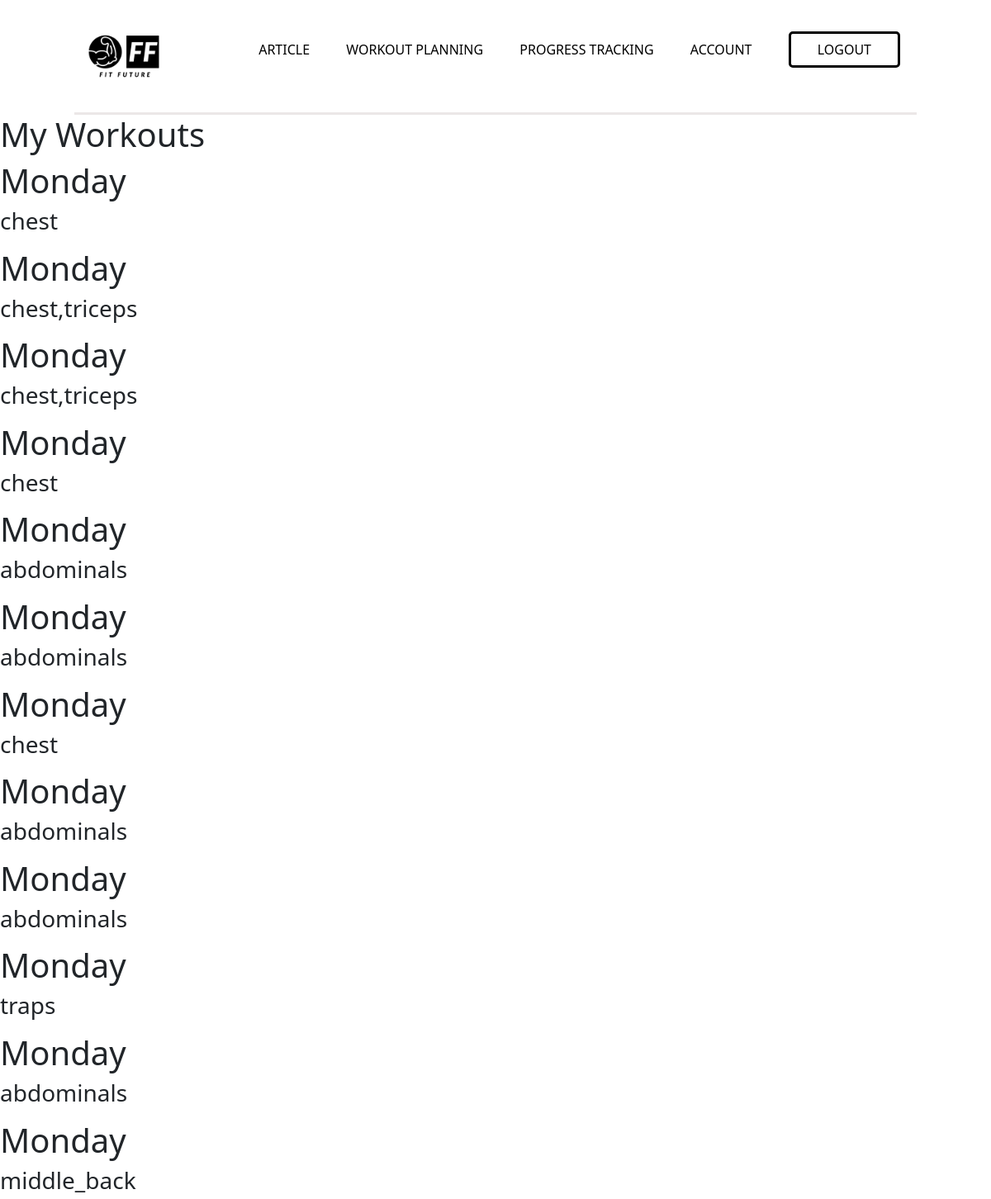
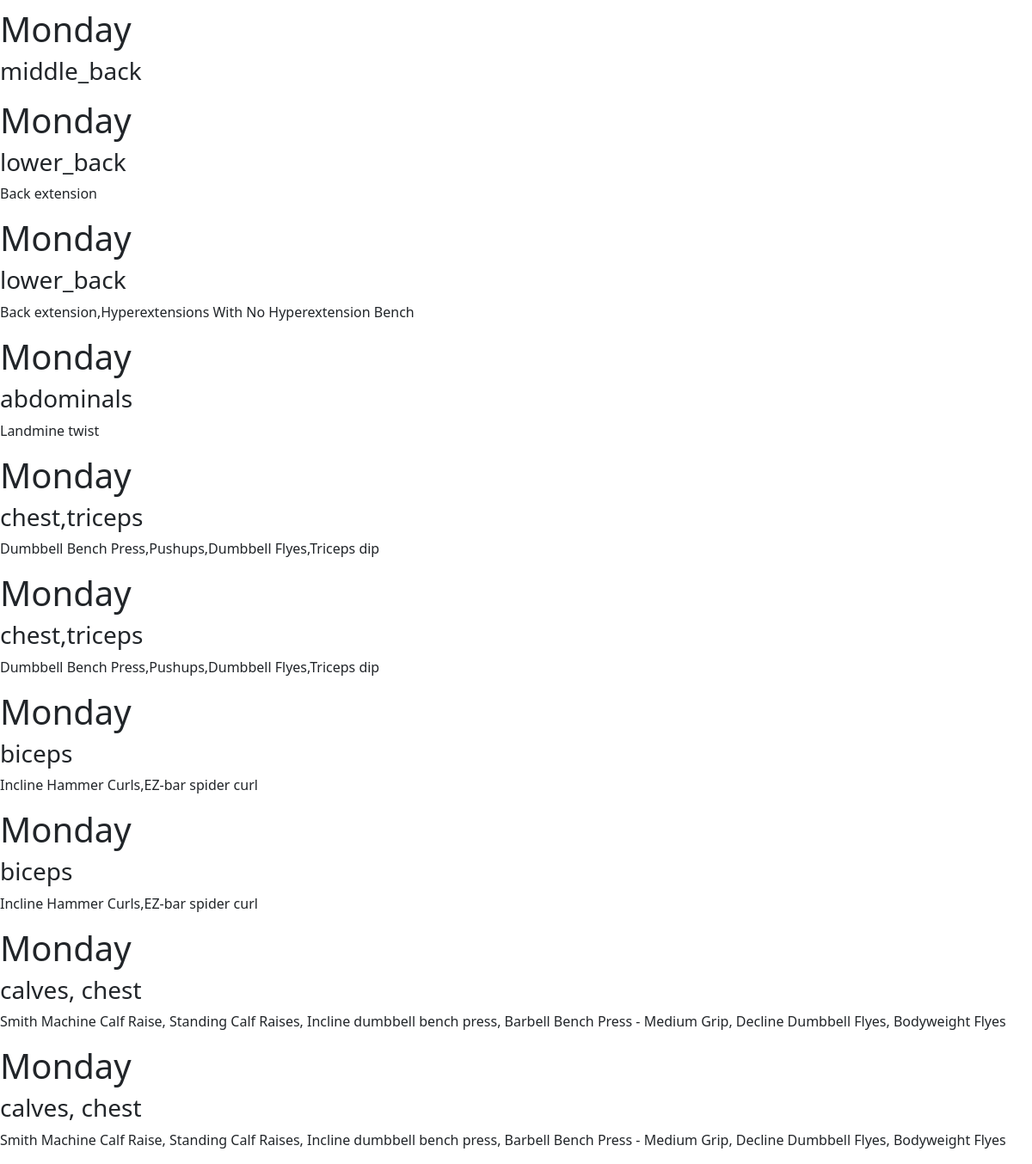
Page /workout/my_workouts (signed in) on the committed database (2 pictures, top to bottom).
### fitfuture/db_models.py (models this page shows)
class Workout(db.Model):
    id = db.Column(db.Integer, primary_key=True)
    workout_day = db.Column(db.String(50), nullable=False)
    muscle_groups = db.Column(db.String(200), nullable=False)
    workout_type = db.Column(db.String(200), nullable=False)
    user_id = db.Column(db.Integer, db.ForeignKey('user.id'), nullable=False)

### fitfuture/routes.py (the view)
@app.route('/workout/my_workouts')
def my_workouts():
    workouts = db.session.query(Workout).all()
    return render_template("my_workouts.html", workouts=workouts)

### fitfuture/db_models.py (called while the page is built)
@login_manager.user_loader
def load_user(user_id):
    return User.query.get(int(user_id))

### fitfuture/templates/my_workouts.html
{% extends "layout.html" %}
{% block content%}
    <h1>My Workouts</h1>
    {% if not workouts %}
        <p>You have no workouts planned. Click <a>here</a> to plan your workout</p>
    {% else %}
        {% for workout in workouts %}
            <div>
                <h1>{{ workout.workout_day }}</h1>
                <h3>{{ workout.muscle_groups }}</h3>
                <p>{{ workout.workout_type }}</p>
            </div>
        {% endfor %}
    {% endif %}
{% endblock %}

### fitfuture/static/styles/main.css (style rules this page uses)
body { margin: 0; padding: 0; font-family: 'Poppins', sans-serif; background-color: rgb(251, 251, 251); }

### fitfuture/static/styles/account.css (style rules this page uses)
body { font-family: Poppins; margin: 0; }

### fitfuture/static/styles/workout.css (style rules this page uses)
body { margin: 30px; }

### rows in the picture
Workout: workout_day "Monday", muscle_groups "chest"
Workout: workout_day "Monday", muscle_groups "chest,triceps"
Workout: workout_day "Monday", muscle_groups "chest,triceps"
Workout: workout_day "Monday", muscle_groups "chest"
Workout: workout_day "Monday", muscle_groups "abdominals"
Workout: workout_day "Monday", muscle_groups "abdominals"
Workout: workout_day "Monday", muscle_groups "chest"
Workout: workout_day "Monday", muscle_groups "abdominals"
Workout: workout_day "Monday", muscle_groups "abdominals"
Workout: workout_day "Monday", muscle_groups "traps"
Workout: workout_day "Monday", muscle_groups "abdominals"
Workout: workout_day "Monday", muscle_groups "middle_back"
Workout: workout_day "Monday", muscle_groups "middle_back"
Workout: workout_day "Monday", muscle_groups "lower_back", workout_type "Back extension"
Workout: workout_day "Monday", muscle_groups "lower_back", workout_type "Back extension,Hyperextensions With No Hyperextension Bench"
Workout: workout_day "Monday", muscle_groups "abdominals", workout_type "Landmine twist"
Workout: workout_day "Monday", muscle_groups "chest,triceps", workout_type "Dumbbell Bench Press,Pushups,Dumbbell Flyes,Triceps dip"
Workout: workout_day "Monday", muscle_groups "chest,triceps", workout_type "Dumbbell Bench Press,Pushups,Dumbbell Flyes,Triceps dip"
Workout: workout_day "Monday", muscle_groups "biceps", workout_type "Incline Hammer Curls,EZ-bar spider curl"
Workout: workout_day "Monday", muscle_groups "biceps", workout_type "Incline Hammer Curls,EZ-bar spider curl"
Workout: workout_day "Monday", muscle_groups "calves, chest", workout_type "Smith Machine Calf Raise, Standing Calf Raises, Incline dumbbell bench press, Barbell Bench Press - Medium Grip, Decline Dumbbell Flyes, Bodyweight Flyes"
Workout: workout_day "Monday", muscle_groups "calves, chest", workout_type "Smith Machine Calf Raise, Standing Calf Raises, Incline dumbbell bench press, Barbell Bench Press - Medium Grip, Decline Dumbbell Flyes, Bodyweight Flyes"
